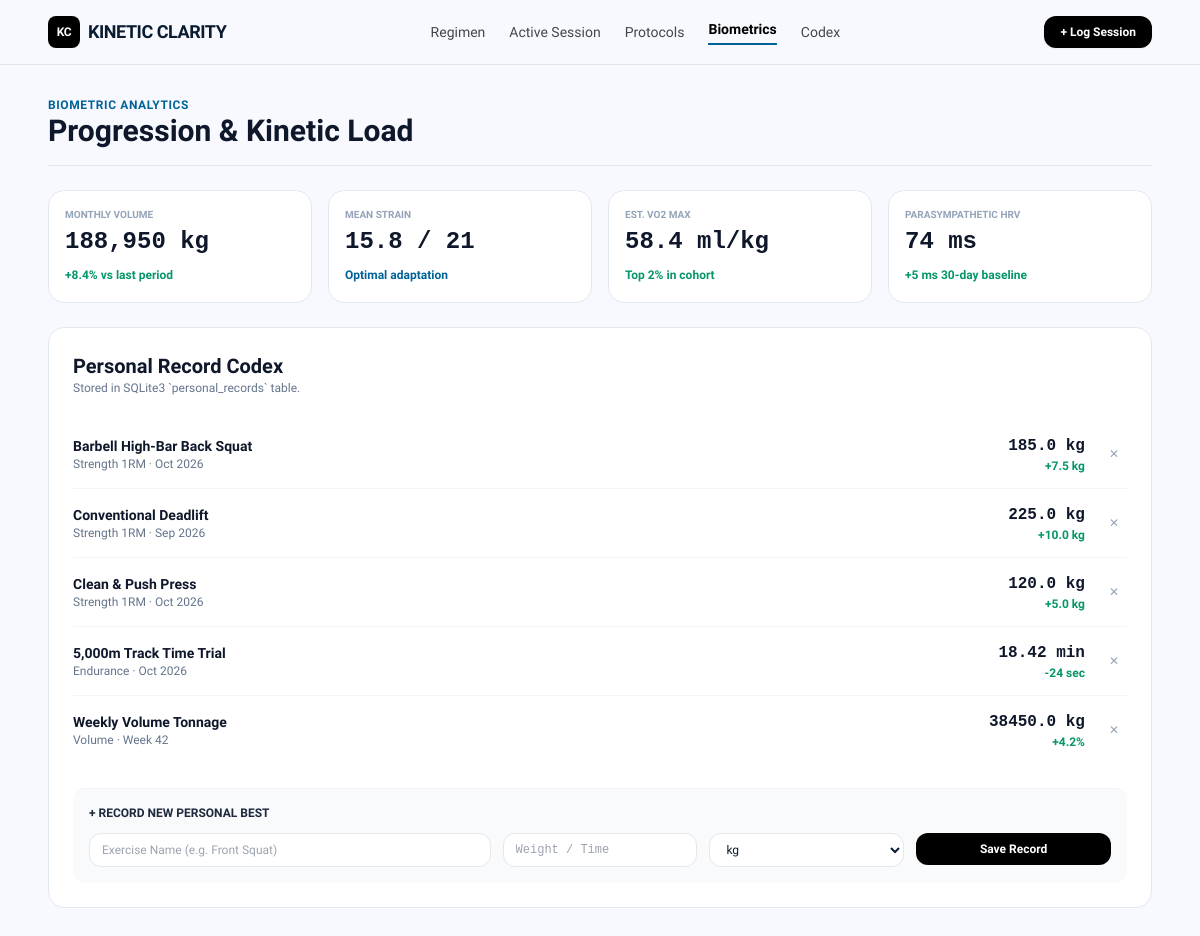
Page /biometrics on the committed database.
### tables this page shows
CREATE TABLE personal_records (
        id INTEGER PRIMARY KEY AUTOINCREMENT,
        exercise_name TEXT NOT NULL,
        category TEXT,
        value REAL NOT NULL,
        unit TEXT NOT NULL,
        improvement TEXT,
        date_achieved TEXT
    );

### app.py (the view)
@app.route("/biometrics")
def biometrics():
    conn = get_db()
    cursor = conn.cursor()
    cursor.execute("SELECT * FROM personal_records ORDER BY id ASC;")
    records = cursor.fetchall()
    conn.close()
    return render_template(
        "analytics.html",
        profile=ATHLETE_PROFILE,
        records=records,
        page="biometrics",
    )

### database.py (called while the page is built)
def get_db():
    conn = sqlite3.connect(DB_PATH)
    conn.row_factory = sqlite3.Row
    return conn

### templates/analytics.html (shortened to what this page needs)
{% extends "base.html" %}
{% block content %}
<div class="space-y-6 pb-12">
  <div class="border-b border-slate-200 pb-4">
    <span class="text-xs font-bold text-[#006398] uppercase tracking-wider block">Biometric Analytics</span>
    <h1 class="text-3xl font-bold text-slate-900">Progression & Kinetic Load</h1>
  </div>
  <div class="grid grid-cols-2 md:grid-cols-4 gap-4">
    <div class="p-4 bg-white rounded-2xl border border-slate-200">
      <span class="text-[10px] text-slate-400 font-bold uppercase block">Monthly Volume</span>
      <span class="text-2xl font-bold font-mono text-slate-900 block my-1">188,950 kg</span>
      <span class="text-xs text-emerald-600 font-semibold">+8.4% vs last period</span>
    </div>
    <div class="p-4 bg-white rounded-2xl border border-slate-200">
      <span class="text-[10px] text-slate-400 font-bold uppercase block">Mean Strain</span>
      <span class="text-2xl font-bold font-mono text-slate-900 block my-1">15.8 / 21</span>
      <span class="text-xs text-[#006398] font-semibold">Optimal adaptation</span>
    </div>
    <div class="p-4 bg-white rounded-2xl border border-slate-200">
      <span class="text-[10px] text-slate-400 font-bold uppercase block">Est. VO2 Max</span>
      <span class="text-2xl font-bold font-mono text-slate-900 block my-1">58.4 ml/kg</span>
      <span class="text-xs text-emerald-600 font-semibold">Top 2% in cohort</span>
    </div>
    <div class="p-4 bg-white rounded-2xl border border-slate-200">
      <span class="text-[10px] text-slate-400 font-bold uppercase block">Parasympathetic HRV</span>
      <span class="text-2xl font-bold font-mono text-slate-900 block my-1">74 ms</span>
      <span class="text-xs text-emerald-600 font-semibold">+5 ms 30-day baseline</span>
    </div>
  </div>
  <div class="bg-white p-6 rounded-2xl border border-slate-200 space-y-6">
    <div class="flex items-center justify-between">
      <div>
        <h2 class="text-xl font-bold text-slate-900">Personal Record Codex</h2>
        <p class="text-xs text-slate-500">Stored in SQLite3 `personal_records` table.</p>
      </div>
    </div>
    <div class="divide-y divide-slate-100">
      {% for rec in records %}
      <div class="py-3.5 flex items-center justify-between text-xs">
        <div>
          <span class="font-bold text-slate-900 text-sm block">{{ rec.exercise_name }}</span>
          <span class="text-slate-500">{{ rec.category }} · {{ rec.date_achieved }}</span>
        </div>
        <div class="flex items-center gap-4">
          <div class="text-right">
            <span class="font-mono font-bold text-base text-slate-900 block">{{ rec.value }} {{ rec.unit }}</span>
            <span class="font-semibold text-emerald-600">{{ rec.improvement }}</span>
          </div>
          <form action="/records/{{ rec.id }}/delete" method="POST" onsubmit="return confirm('Delete this personal record?');">
            <button type="submit" class="text-slate-400 hover:text-red-600 px-2 py-1 text-xs">✕</button>
          </form>
        </div>
      </div>
      {% endfor %}
    </div>
    <div class="pt-4 border-t border-slate-100 bg-slate-50 p-4 rounded-xl">
      <span class="text-xs font-bold text-slate-800 uppercase block mb-3">+ Record New Personal Best</span>
      <form action="/records/create" method="POST" class="grid grid-cols-1 sm:grid-cols-5 gap-3 text-xs">
        <div class="sm:col-span-2">
          <input type="text" name="exercise_name" required placeholder="Exercise Name (e.g. Front Squat)" class="w-full px-3 py-2 border rounded-xl bg-white">
        </div>
        <div>
          <input type="number" step="0.5" name="value" required placeholder="Weight / Time" class="w-full px-3 py-2 border rounded-xl bg-white font-mono">
        </div>
        <div>
          <select name="unit" class="w-full px-3 py-2 border rounded-xl bg-white">
            <option value="kg">kg</option>
          </select>
        </div>
        <div>
          <button type="submit" class="w-full py-2 bg-black text-white font-bold rounded-xl text-xs hover:bg-slate-800">
            Save Record
          </button>
        </div>
      </form>
    </div>
  </div>
</div>
{% endblock %}

### templates/base.html (style rules this page uses)
body { font-family: 'Hanken Grotesk', sans-serif; }
.font-mono { font-family: 'JetBrains Mono', monospace; }

### rows in the picture
personal_records: exercise_name "Barbell High-Bar Back Squat", category "Strength 1RM", date_achieved "Oct 2026", value "185.0", unit "kg", improvement "+7.5 kg"
personal_records: exercise_name "Conventional Deadlift", category "Strength 1RM", date_achieved "Sep 2026", value "225.0", unit "kg", improvement "+10.0 kg"
personal_records: exercise_name "Clean & Push Press", category "Strength 1RM", date_achieved "Oct 2026", value "120.0", unit "kg", improvement "+5.0 kg"
personal_records: exercise_name "5,000m Track Time Trial", category "Endurance", date_achieved "Oct 2026", value "18.42", unit "min", improvement "-24 sec"
personal_records: exercise_name "Weekly Volume Tonnage", category "Volume", date_achieved "Week 42", value "38450.0", unit "kg", improvement "+4.2%"
